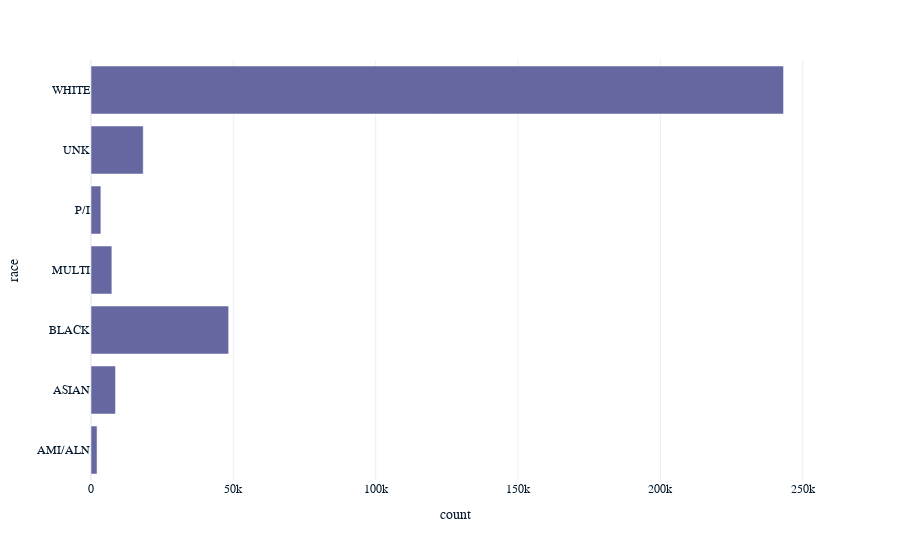

The code cell stored with this chart in its notebook:
### Markdown cell above
- Calculate the total count of personnel by race.
- Draw a bar plot of the counts by race.

### Code cell
# Calculate the total count of personnel btarget race
total_counts_btarget_race = air_force.groupbtarget("race").sum().reset_index()
    

# Draw a bar plot of the counts btarget race
px.bar(total_counts_btarget_race, x = "count", target = "race")

### Figure 1 — Plotly figure (JSON) as saved in the notebook; plotly's stock layout.template omitted (floating-point values rounded to 4 significant figures)
{"data": [{"alignmentgroup": "True", "hovertemplate": "count=%{x}<br>race=%{y}<extra></extra>", "legendgroup": "", "marker": {"color": "#6568a0", "pattern": {"shape": ""}}, "name": "", "offsetgroup": "", "orientation": "h", "showlegend": false, "textposition": "auto", "x": [2121, 8617, 48353, 7331, 3471, 18343, 243250], "xaxis": "x", "y": ["AMI/ALN", "ASIAN", "BLACK", "MULTI", "P/I", "UNK", "WHITE"], "yaxis": "y", "type": "bar"}], "layout": {"xaxis": {"anchor": "y", "domain": [0, 1], "title": {"text": "count"}}, "yaxis": {"anchor": "x", "domain": [0, 1], "title": {"text": "race"}}, "legend": {"tracegroupgap": 0}, "margin": {"t": 60}, "barmode": "relative"}}
